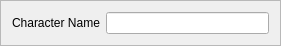
<?xml version="1.0" encoding="UTF-8"?>
<ui version="4.0">
 <class>CharacterDetailsEditor</class>
 <widget class="QFrame" name="CharacterDetailsEditor">
  <property name="geometry">
   <rect>
    <x>0</x>
    <y>0</y>
    <width>281</width>
    <height>43</height>
   </rect>
  </property>
  <property name="windowTitle">
   <string>Frame</string>
  </property>
  <property name="frameShape">
   <enum>QFrame::StyledPanel</enum>
  </property>
  <property name="frameShadow">
   <enum>QFrame::Raised</enum>
  </property>
  <layout class="QHBoxLayout" name="horizontalLayout">
   <item>
    <widget class="QLabel" name="nameLabel">
     <property name="text">
      <string>Character Name</string>
     </property>
    </widget>
   </item>
   <item>
    <widget class="QLineEdit" name="nameEdit"/>
   </item>
  </layout>
 </widget>
 <resources/>
 <connections/>
</ui>
